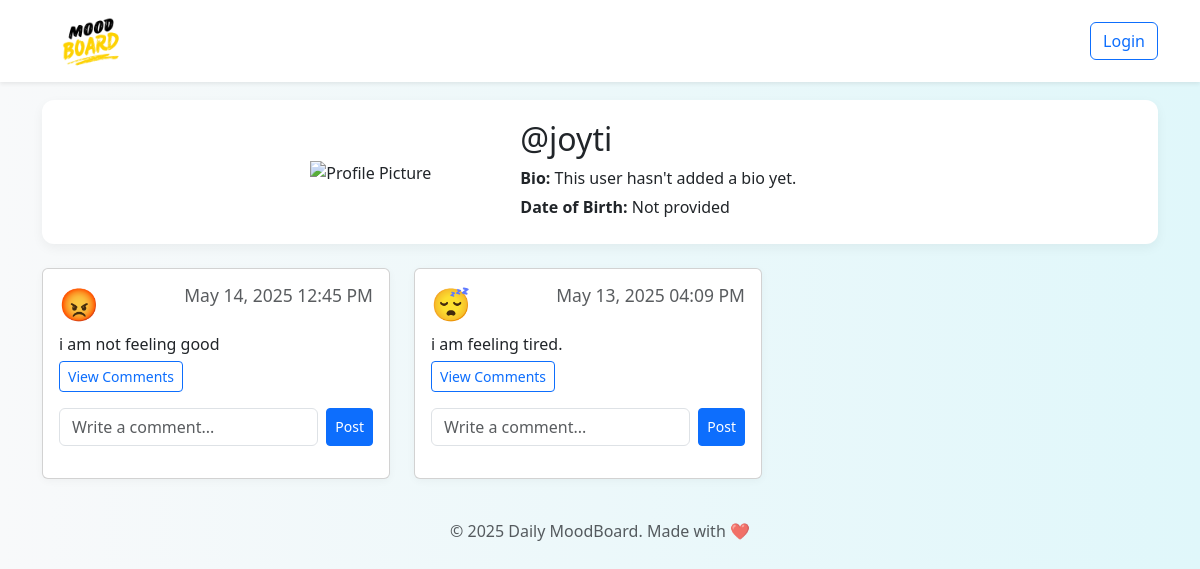
/profile.php?user_id=3, run on the app's committed database.
### tables this page shows
CREATE TABLE `users` (
  `id` int(11) NOT NULL,
  `name` varchar(100) DEFAULT NULL,
  `email` varchar(100) DEFAULT NULL,
  `password` varchar(255) DEFAULT NULL,
  `profile` varchar(255) DEFAULT NULL,
  `bio` text DEFAULT NULL,
  `dob` date DEFAULT NULL
);

CREATE TABLE `moods` (
  `id` int(11) NOT NULL,
  `user_id` int(11) DEFAULT NULL,
  `mood_emoji` varchar(10) DEFAULT NULL,
  `message` text DEFAULT NULL,
  `image` varchar(255) DEFAULT NULL,
  `created_at` datetime DEFAULT current_timestamp()
);

### profile.php (the view, shortened to what this page needs)
<?php
include 'includes/db.php';
$profile_user_id = (int) $_GET['user_id'];
$user_query = "SELECT * FROM users WHERE id = '$profile_user_id'";
$user_result = mysqli_query($conn, $user_query);
$profile_user = mysqli_fetch_assoc($user_result);
$profile_image = !empty($profile_user['profile']) ? 'uploads/' . $profile_user['profile'] : 'assets/images/default_profile.png';
$bio = !empty($profile_user['bio']) ? $profile_user['bio'] : "This user hasn't added a bio yet.";
$dob = !empty($profile_user['dob']) ? date("F d, Y", strtotime($profile_user['dob'])) : "Not provided";
$moods_query = "SELECT moods.*,
                (SELECT COUNT(*) FROM moods_likes WHERE mood_id = moods.id) AS likes_count,
                (SELECT COUNT(*) FROM moods_likes WHERE mood_id = moods.id AND user_id = '{$_SESSION['user_id']}') AS user_liked
                FROM moods
                WHERE user_id = '$profile_user_id'
                ORDER BY created_at DESC";
$moods_result = mysqli_query($conn, $moods_query);
?>
<!DOCTYPE html>
<html lang="en">
<head>
    <link href="https://cdn.jsdelivr.net/npm/bootstrap@5.3.3/dist/css/bootstrap.min.css" rel="stylesheet">
    <link rel="stylesheet" href="https://cdnjs.cloudflare.com/ajax/libs/font-awesome/6.7.2/css/all.min.css">
</head>
<body>
    <?php include 'includes/header.php'; ?>
    <div class="container">
        <div class="row">
            <div class="col-md-12">
                <div class="profile-header text-center mb-4">
                    <div class="row align-items-center">
                        <div class="col-md-3">
                            <img src="<?php echo $profile_image; ?>" alt="Profile Picture" class="profile-pic">
                        </div>
                        <div class="col-md-5 text-md-start">
                            <h2>@<?php echo htmlspecialchars($profile_user['name']); ?></h2>
                            <p><strong>Bio:</strong> <?php echo nl2br(htmlspecialchars($bio)); ?></p>
                            <p><strong>Date of Birth:</strong> <?php echo $dob; ?></p>
                        </div>
                    </div>
                </div>
            </div>
            <?php if (mysqli_num_rows($moods_result) > 0): ?>
                <div class="row">
                    <?php while ($row = mysqli_fetch_assoc($moods_result)): ?>
                        <div class="col-md-4 mb-4">
                            <div class="card h-100">
                                <div class="card-body d-flex flex-column">
                                    <h5 class="card-title">
                                        <div class="card-title_emoji"><?php echo $row['mood_emoji']; ?></div>
                                        <small class="text-muted float-end">
                                            <?php echo date("M d, Y h:i A", strtotime($row['created_at'])); ?>
                                        </small>
                                    </h5>
                                    <p class="card-text"><?php echo nl2br(htmlspecialchars($row['message'])); ?></p>
                                    <div class="d-flex gap-2 mb-3">
                                        <button type="button" class="btn btn-outline-primary btn-sm btn-toggle-comments">
                                            View Comments
                                        </button>
                                    </div>
                                    <form action="comment.php" method="POST" class="d-flex comment-form mb-3">
                                        <input type="text" name="comment" class="form-control me-2"
                                            placeholder="Write a comment..." required>
                                        <button type="submit" class="btn btn-primary btn-sm">Post</button>
                                    </form>
                                </div>
                            </div>
                        </div>
                    <?php endwhile; ?>
                </div>
            <?php else: ?>
                <p class="text-center text-muted">This user hasn't shared any moods yet.</p>
            <?php endif; ?>
        </div>
    </div>
    <?php include 'includes/footer.php'; ?>
</body>
</html>

### profile.php (style rules this page uses)
body { background: linear-gradient(to right, #f8f9fa, #e0f7fa); font-family: 'Segoe UI', Tahoma, Geneva, Verdana, sans-serif; }
h2 { font-weight: 600; }
p { margin-bottom: 5px !important; }
.profile-header { background: #ffffff; padding: 20px; border-radius: 12px; box-shadow: 0 4px 12px rgba(0, 0, 0, 0.05); }
.profile-pic { width: 150px; object-fit: contain; }
.card { border-radius: 12px; box-shadow: 0 2px 8px rgba(0, 0, 0, 0.04); }
.card-title_emoji { font-size: 2rem; margin-right: 10px; display: inline-block; }
.btn-outline-primary { transition: all 0.3s ease-in-out; }

### includes/header.php (style rules this page uses)
body { padding-top: 100px; }

### data on the page
users: name "joyti", bio "This user hasn't added a bio yet.", dob "Not provided"
moods: mood_emoji "😡", created_at "May 14, 2025 12:45 PM", message "i am not feeling good"
moods: mood_emoji "😴", created_at "May 13, 2025 04:09 PM", message "i am feeling tired."
